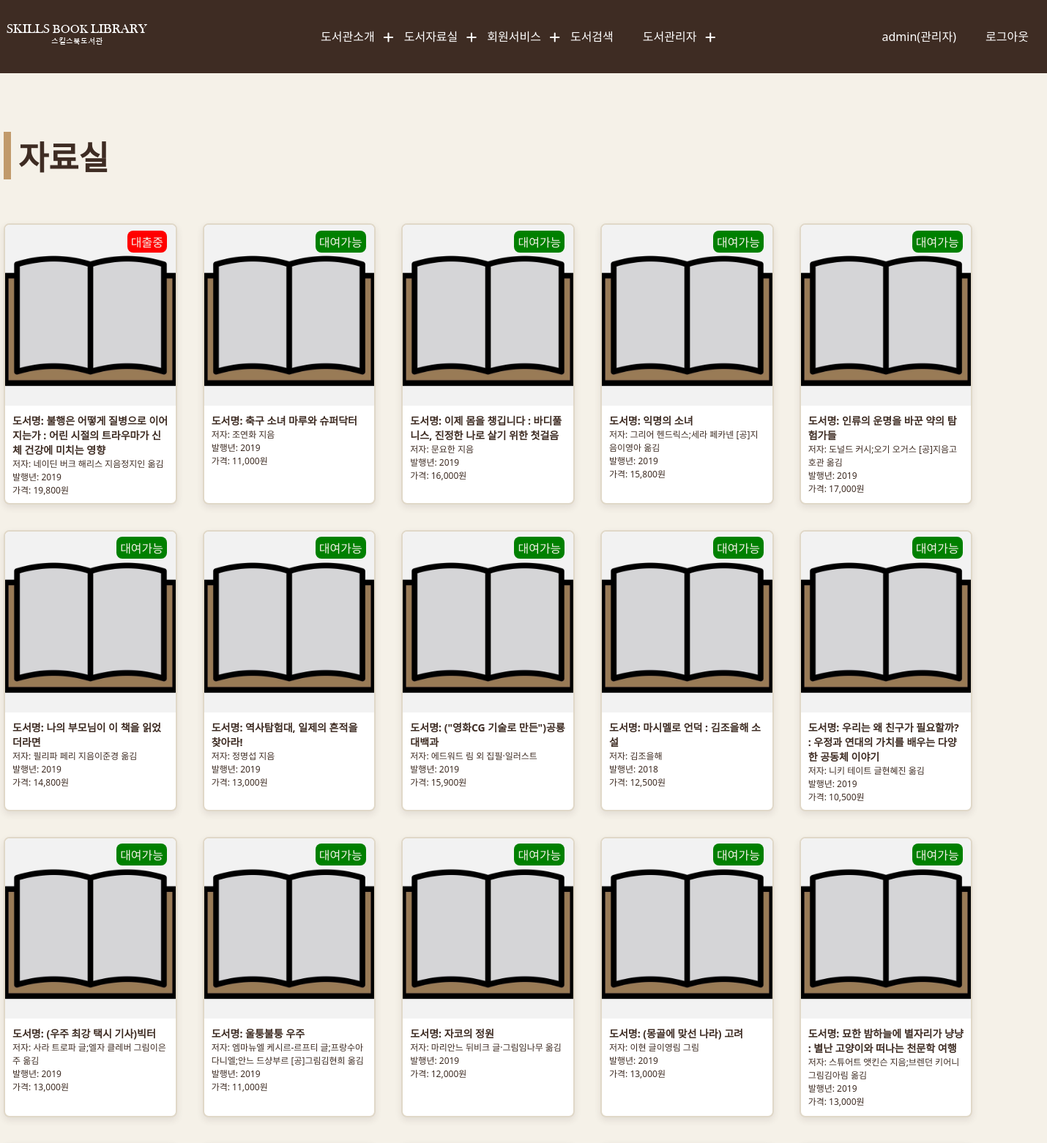
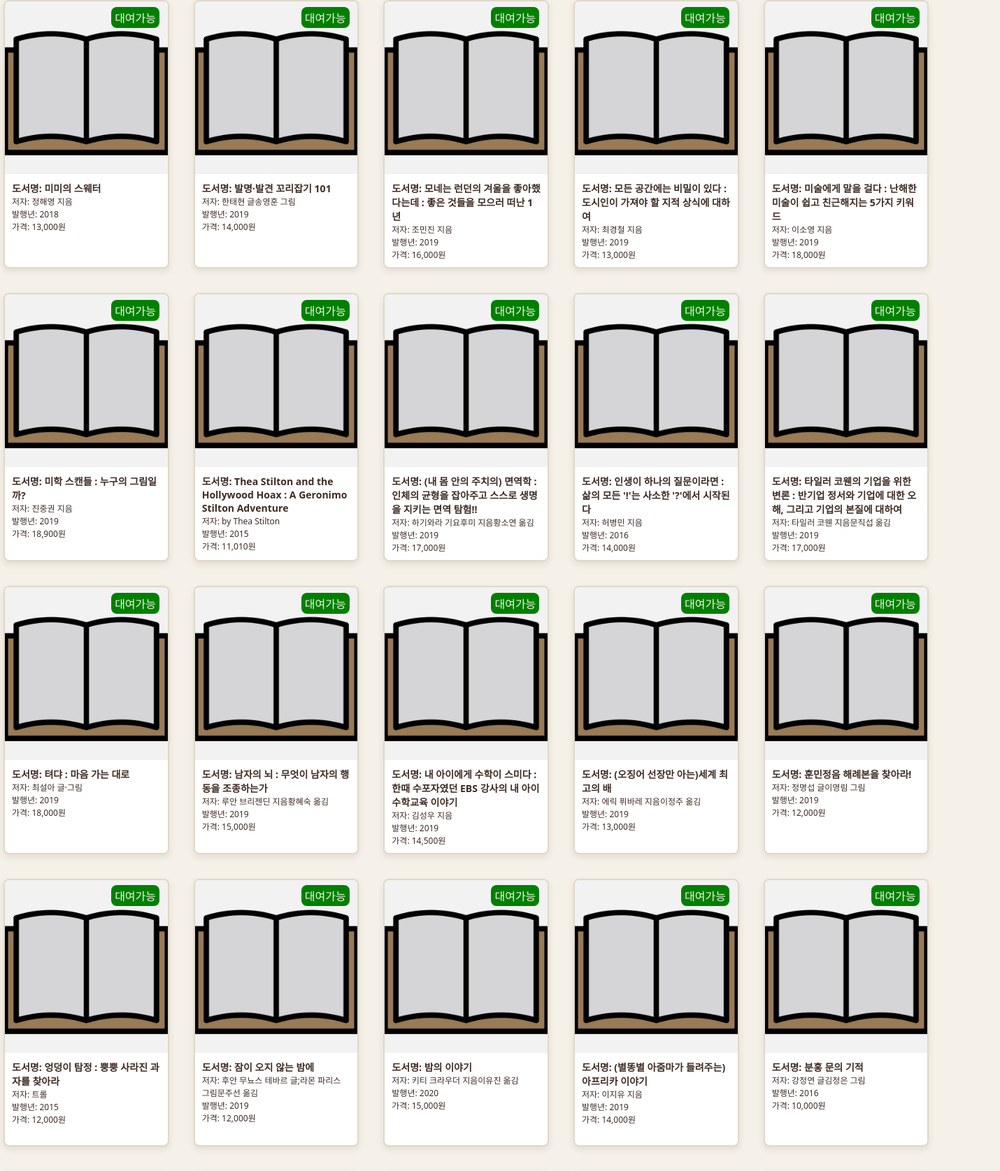
/sub03 (signed in, upper part), run on the app's committed database (2 pictures, top to bottom).
### tables this page shows
CREATE TABLE `library` (
  `idx` int(11) NOT NULL,
  `title` varchar(255) NOT NULL,
  `author` varchar(255) NOT NULL,
  `publisher` varchar(255) NOT NULL DEFAULT '',
  `img` varchar(255) NOT NULL,
  `year` int(255) NOT NULL,
  `price` int(255) NOT NULL,
  `stocks` int(255) NOT NULL
);

### Controll/controller.php (called while the page is built, shortened)
<?php
class Controll
{
    public function sub03()
    {
        require_once "./View/sub03.php";
    }
}

### Model/db/db.php (called while the page is built, shortened)
<?php
class DB
{
    static $db = null;
    static function __callStatic($name, $arguments)
    {
        self::$db ??= new PDO("mysql:host=localhost;dbname=c_module;charset=utf8mb4;", "root", "", [19 => 2, 3 => 2]);
        return match ($name) {
            "exec" => self::$db->exec($arguments[0]),
            "fetch" => self::$db->query($arguments[0])->fetch(),
            "fetchAll" => self::$db->query($arguments[0])->fetchAll(),
        };
        throw new \Exception('Not implemented');
    }
}

### View/sub03.php (the view, shortened to what this page needs)
<?php require_once "./View/partials/header.php"; ?>
<section id="sub03">
    <div class="container">
        <h2 class="section_title">자료실</h2>
        <div class="sub03_container">
            <?php
            $books = DB::fetchAll("SELECT * FROM library");
            if (isset($_SESSION['user_id'])) {
                $user_id = $_SESSION['user_id'];
                $rentals = DB::fetchAll("SELECT * FROM rental WHERE user_id = '$user_id' AND status = 0 ");
                foreach ($rentals as $r) {
                    $rentals[$r['book_idx']] = $r;
                }
            }
            foreach ($books as $b) { ?>
                <div class="book">
                    <div class="thumb">
                        <img src="/View/B-Module/images/<?= $b['img'] ?>" alt="library_img">
                    </div>
                    <?php if (isset($rentals[$b['idx']])) {
                        $r_info = $rentals[$b['idx']];  ?>
                        <div class="status" style="background-color: red;">대출중</div>
                        <div class="rent">
                            <form method="POST">
                                <button type="submit" name="action" value="return">반납하기</button>
                            </form>
                        </div>
                    <?php } elseif (($b['stocks'] ?? 0) > 0) { ?>
                        <div class="status" style="background-color: green;">대여가능</div>
                        <div class="rent">
                            <form method="POST">
                                <button type="submit" name="action" value="rent">대여하기</button>
                            </form>
                        </div>
                    <?php } ?>
                    <ul class="book_desc">
                        <h3>도서명: <?= $b['title'] ?></h3>
                        <li>저자: <?= $b['author'] ?></li>
                        <li>발행년: <?= $b['year'] ?></li>
                        <li>가격: <?= number_format($b['price']) ?>원</li>
                    </ul>
                </div>
            <?php } ?>
        </div>
    </div>
</section>
<?php require_once "./View/partials/footer.php"; ?>

### index.php (shortened to what this page needs)
<?php
$req =isset($_GET['url']) ? $_GET['url'] : 'index';
$cf = "./Controll/controller.php";
if (file_exists($cf)) {
    $c = new Controll();
    if (method_exists($c, $req)) {
        $c->$req();
    }
}

### View/partials/header.php (shortened to what this page needs)
<?php require_once "./Model/db/db.php"; ?>
<!DOCTYPE html>
<html lang="en">
<head>
    <link rel="stylesheet" href="/View/B-Module/Css/style.css">
    <link rel="stylesheet" href="/View/공통제공파일/fontawesome/css/all.min.css">
</head>
<body>
    <header>
        <div class="container">
            <div class="logo">
                <a href="index">
                    <img src="/View/B-Module/images/logo.png" alt="head_logo">
                </a>
            </div>
            <nav>
                <div class="menu_item">
                    <label class="menu_label">
                        도서관소개
                        <span class="fa fa-plus" id="icon"></span>
                        <span class="fa fa-minus" id="icon"></span>
                    </label>
                </div>
                <div class="menu_item">
                    <label class="menu_label">
                        도서자료실
                        <span class="fa fa-plus" id="icon"></span>
                        <span class="fa fa-minus" id="icon"></span>
                    </label>
                </div>
                <div class="menu_item">
                    <label class="menu_label">
                        회원서비스
                        <span class="fa fa-plus" id="icon"></span>
                        <span class="fa fa-minus" id="icon"></span>
                    </label>
                </div>
                <div class="menu_item">
                    <label class="menu_label">
                        <a href="#">도서검색</a>
                    </label>
                </div>
                <?php if (isset($_SESSION['user_id']) && $_SESSION['user_role'] == 0) { ?>
                    <div class="menu_item">
                        <label class="menu_label">
                            도서관리자
                            <span class="fa fa-plus" id="icon"></span>
                            <span class="fa fa-minus" id="icon"></span>
                        </label>
                    </div>
                <?php } ?>
            </nav>
            <nav>
                <?php if (!isset($_SESSION['user_id'])) { ?>
                    <div class="menu_item">
                        <label for="login_pop_btn" class="nav_btns login">로그인</label>
                    </div>
                    <div class="menu_item">
                        <label for="register_pop_btn" class="nav_btns register">회원가입</label>
                    </div>
                <?php } else { ?>
                    <div class="menu_item">
                        <label class="menu_label">
                            <?= $_SESSION['user_id'], '(' . $_SESSION['user_name'] . ')' ?>
                        </label>
                    </div>
                    <div class="menu_item">
                        <label class="menu_label">
                            <a href="logout">로그아웃</a>
                        </label>
                    </div>
                <?php } ?>
            </nav>
        </div>
    </header>

### View/partials/footer.php (shortened to what this page needs)
</body>
</html>

### View/B-Module/Css/style.css (style rules this page uses)
* { margin: 0;padding: 0;box-sizing: border-box;list-style: none; }
:root { --bg-main: #F5F1E8; --bg-sub: #FFFFFF; --color-main: #3E2C23; --color-sub: #8B6F47; --point: #C19A6B; --border: #E0D8C8; }
body { background-color: var(--bg-main);color: var(--color-main);font-family: 'Segoe UI', Tahoma, Geneva, Verdana, sans-serif; }
a { color: inherit;text-decoration: none; }
img { display: block; max-width:100%;object-fit: cover; }
input,button { outline: 0;border: 0;background: transparent;cursor: pointer; }
.container { margin: 0 auto;width: 1420px; }
.section_title { padding-left: 20px;position: relative; font-size: 2.8em;font-weight: 700;color: var(--color-main);margin-bottom: 60px;text-align: start; }
.section_title::before { position: absolute;content:'';left: 0;width: 10px;height: 100%;background-color: var(--point); }
header { background-color: var(--color-main);width: 100%;height: 100px;z-index: 10;position: relative; }
header>.container { display: flex;align-items: center;justify-content: space-between; }
header nav { display: flex;color: var(--bg-sub); }
.menu_item { position: relative; }
.menu_label { position: relative; height: 100px;line-height: 100px;margin: 0 20px;z-index: 0; }
#icon { position: absolute;top: 20%;right: -35%; }
#sub03 { padding: 80px 0; width: 100%; min-height: 100vh;overflow-y: scroll; }
.sub03_container { display: flex;flex-wrap: wrap;gap: 35px; }
.book { position: relative; width: calc(1420px / 6);height:calc(1420px / 3.7);border: 2px solid var(--border);box-shadow: 0px 4px 10px rgba(62, 44, 35, 0.1);border-radius: 8px;overflow: hidden;background-color: var(--bg-sub); }
.thumb { width: 100%;height: 65%;overflow: hidden; }
.thumb img { width: 100%;height: 100%;filter: brightness(.95); }
.book_desc { font-size: 12px;padding: 10px; }
.rent { position: absolute;transition: .2s;top: 100%; transform: translateY(0); background-color: rgba(62, 44, 35, 0.8); width: 100%;height: 133px;text-align: center; }
.rent button { display: block;width: 100%;height: 133px;font-size: 20px;font-weight: bold;color: var(--bg-sub); }
.status { position: absolute;top: 2%;right: 5%;color: var(--bg-main);background-color: var(--color-main);padding: 3px 5px;border-radius: 8px; }

### data on the page
library: img (picture), title "불행은 어떻게 질병으로 이어지는가 : 어린 시절의 트라우마가 신체 건강에 미치는 영향", author "네이딘 버크 해리스 지음정지인 옮김", year "2019", price "19,800"
library: img (picture), title "축구 소녀 마루와 슈퍼닥터", author "조연화 지음", year "2019", price "11,000"
library: img (picture), title "이제 몸을 챙깁니다 : 바디풀니스, 진정한 나로 살기 위한 첫걸음", author "문요한 지음", year "2019", price "16,000"
library: img (picture), title "익명의 소녀", author "그리어 헨드릭스;세라 페카넨 [공]지음이영아 옮김", year "2019", price "15,800"
library: img (picture), title "인류의 운명을 바꾼 약의 탐험가들", author "도널드 커시;오기 오거스 [공]지음고호관 옮김", year "2019", price "17,000"
library: img (picture), title "나의 부모님이 이 책을 읽었더라면", author "필리파 페리 지음이준경 옮김", year "2019", price "14,800"
library: img (picture), title "역사탐험대, 일제의 흔적을 찾아라!", author "정명섭 지음", year "2019", price "13,000"
library: img (picture), title "(\"영화CG 기술로 만든\")공룡 대백과", author "에드워드 림 외 집필·일러스트", year "2019", price "15,900"
library: img (picture), title "마시멜로 언덕 : 김조을해 소설", author "김조을해", year "2018", price "12,500"
library: img (picture), title "우리는 왜 친구가 필요할까? : 우정과 연대의 가치를 배우는 다양한 공동체 이야기", author "니키 테이트 글현혜진 옮김", year "2019", price "10,500"
library: img (picture), title "(우주 최강 택시 기사)빅터", author "사라 트로파 글;엘자 클레버 그림이은주 옮김", year "2019", price "13,000"
library: img (picture), title "울퉁불퉁 우주", author "엠마뉴엘 케시르-르프티 글;프랑수아 다니엘;안느 드샹부르 [공]그림김현희 옮김", year "2019", price "11,000"
library: img (picture), title "자코의 정원", author "마리안느 뒤비크 글·그림임나무 옮김", year "2019", price "12,000"
library: img (picture), title "(몽골에 맞선 나라) 고려", author "이현 글이영림 그림", year "2019", price "13,000"
library: img (picture), title "묘한 밤하늘에 별자리가 냥냥 : 별난 고양이와 떠나는 천문학 여행", author "스튜어트 앳킨슨 지음;브렌던 키어니 그림김아림 옮김", year "2019", price "13,000"
library: img (picture), title "미미의 스웨터", author "정해영 지음", year "2018", price "13,000"
library: img (picture), title "발명·발견 꼬리잡기 101", author "한태현 글송영훈 그림", year "2019", price "14,000"
library: img (picture), title "모네는 런던의 겨울을 좋아했다는데 : 좋은 것들을 모으러 떠난 1년", author "조민진 지음", year "2019", price "16,000"
library: img (picture), title "모든 공간에는 비밀이 있다 : 도시인이 가져야 할 지적 상식에 대하여", author "최경철 지음", year "2019", price "13,000"
library: img (picture), title "미술에게 말을 걸다 : 난해한 미술이 쉽고 친근해지는 5가지 키워드", author "이소영 지음", year "2019", price "18,000"
library: img (picture), title "미학 스캔들 : 누구의 그림일까?", author "진중권 지음", year "2019", price "18,900"
library: img (picture), title "Thea Stilton and the Hollywood Hoax : A Geronimo Stilton Adventure", author "by Thea Stilton", year "2015", price "11,010"
library: img (picture), title "(내 몸 안의 주치의) 면역학 : 인체의 균형을 잡아주고 스스로 생명을 지키는 면역 탐험!!", author "하기와라 기요후미 지음황소연 옮김", year "2019", price "17,000"
library: img (picture), title "인생이 하나의 질문이라면 : 삶의 모든 '!'는 사소한 '?'에서 시작된다", author "허병민 지음", year "2016", price "14,000"
library: img (picture), title "타일러 코웬의 기업을 위한 변론 : 반기업 정서와 기업에 대한 오해, 그리고 기업의 본질에 대하여", author "타일러 코웬 지음문직섭 옮김", year "2019", price "17,000"
library: img (picture), title "텨댜 : 마음 가는 대로", author "최설아 글·그림", year "2019", price "18,000"
library: img (picture), title "남자의 뇌 : 무엇이 남자의 행동을 조종하는가", author "루안 브리젠딘 지음황혜숙 옮김", year "2019", price "15,000"
library: img (picture), title "내 아이에게 수학이 스미다 : 한때 수포자였던 EBS 강사의 내 아이 수학교육 이야기", author "김성우 지음", year "2019", price "14,500"
library: img (picture), title "(오징어 선장만 아는)세계 최고의 배", author "에릭 퓌바레 지음이정주 옮김", year "2019", price "13,000"
library: img (picture), title "훈민정음 해례본을 찾아라!", author "정명섭 글이영림 그림", year "2019", price "12,000"
library: img (picture), title "엉덩이 탐정 : 뿡뿡 사라진 과자를 찾아라", author "트롤", year "2015", price "12,000"
library: img (picture), title "잠이 오지 않는 밤에", author "후안 무뇨스 테바르 글;라몬 파리스 그림문주선 옮김", year "2019", price "12,000"
library: img (picture), title "밤의 이야기", author "키티 크라우더 지음이유진 옮김", year "2020", price "15,000"
library: img (picture), title "(별똥별 아줌마가 들려주는) 아프리카 이야기", author "이지유 지음", year "2019", price "14,000"
library: img (picture), title "분홍 문의 기적", author "강정연 글김정은 그림", year "2016", price "10,000"

### other printed values
$_SESSION['user_id'] "admin"
$_SESSION['user_name'] "관리자"
